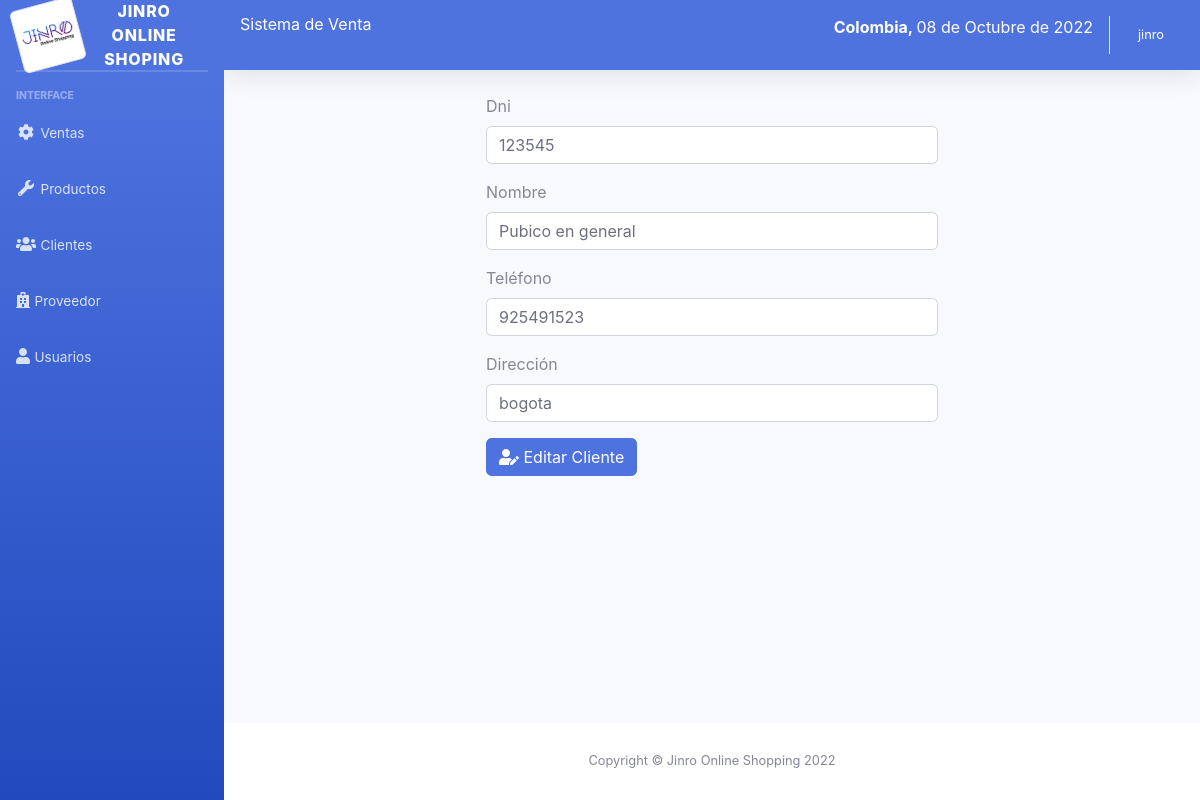
The page /sistema/editar_cliente.php?id=1 (signed in) on the database its author committed.
### tables this page shows
CREATE TABLE `cliente` (
  `idcliente` int(11) NOT NULL,
  `dni` int(8) NOT NULL,
  `nombre` varchar(100) NOT NULL,
  `telefono` int(15) NOT NULL,
  `direccion` varchar(200) NOT NULL,
  `usuario_id` int(11) NOT NULL
);

### sistema/editar_cliente.php (the view, shortened to what this page needs)
<?php include_once "includes/header.php";
include "../conexion.php";
$idcliente = $_REQUEST['id'];
$sql = mysqli_query($conexion, "SELECT * FROM cliente WHERE idcliente = $idcliente");
$result_sql = mysqli_num_rows($sql);
if ($result_sql == 0) {
  header("Location: lista_cliente.php");
} else {
  while ($data = mysqli_fetch_array($sql)) {
    $dni = $data['dni'];
    $nombre = $data['nombre'];
    $telefono = $data['telefono'];
    $direccion = $data['direccion'];
  }
}
?>
        <div class="container-fluid">
          <div class="row">
            <div class="col-lg-6 m-auto">
              <form class="" action="" method="post">
                <div class="form-group">
                  <label for="dni">Dni</label>
                  <input type="number" placeholder="Ingrese dni" name="dni" id="dni" class="form-control" value="<?php echo $dni; ?>">
                </div>
                <div class="form-group">
                  <label for="nombre">Nombre</label>
                  <input type="text" placeholder="Ingrese Nombre" name="nombre" class="form-control" id="nombre" value="<?php echo $nombre; ?>">
                </div>
                <div class="form-group">
                  <label for="telefono">Teléfono</label>
                  <input type="number" placeholder="Ingrese Teléfono" name="telefono" class="form-control" id="telefono" value="<?php echo $telefono; ?>">
                </div>
                <div class="form-group">
                  <label for="direccion">Dirección</label>
                  <input type="text" placeholder="Ingrese Direccion" name="direccion" class="form-control" id="direccion" value="<?php echo $direccion; ?>">
                </div>
                <button type="submit" class="btn btn-primary"><i class="fas fa-user-edit"></i> Editar Cliente</button>
              </form>
            </div>
          </div>
        </div>
      </div>
      <?php include_once "includes/footer.php"; ?>

### rows shown on the page
cliente: dni "123545", nombre "Pubico en general", telefono "925491523", direccion "bogota"

### other values the page prints
fechaColombia() "08 de Octubre de 2022"
$_SESSION['nombre'] "jinro"
